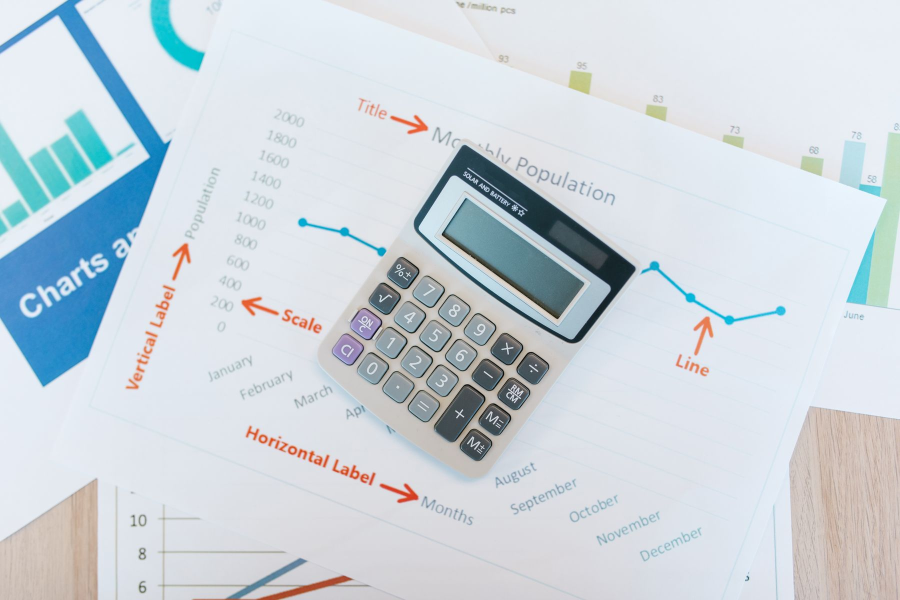
#> input picture engines/face-reels/library/photos/calculator-documents-7580854.jpg, 1800 x 1200 px (shown at 1/2 size)
$ python -i neardup.py   (imports and definitions only)
#> lines starting #> are read from the running program, lines starting #| are printed output that depends on the picture
#!/usr/bin/env python3
"""Near-duplicate gate for rendered slides (dHash + pHash, 64-bit each).

Compares every rendered slide JPEG under out/ (or the folders given) with every other one.
To stop "variants" that only flip polarity or direction, each pair is also compared after
mirroring and after inverting luminance; the smallest distance counts.
Slide 1 of each post is also compared as the 3:4 profile-grid crop.

Pair classes:
  cross-client  same post, different client    -> GATE
  cross-post    different post, different client -> GATE
  same-client   different post or format, same client -> info only (a client's own series and its
                story/square re-cuts are meant to look related)
  within-post   same post + client             -> info only (one template family is meant to repeat)

A pair fails the gate when one hash is <= NEAR and the other <= CORROBORATE (Hamming distance
out of 64; defaults 10 and 20).
Distances up to REVIEW are listed for a human look.

Usage: neardup.py [dirs...] [--near 10] [--review 16] [--json out/neardup.json]
Exit code 1 if any gated pair fails.
"""
import argparse
import itertools
import json
import sys
from pathlib import Path

import numpy as np
from PIL import Image

ROOT = Path(__file__).resolve().parent.parent


def _dct_matrix(n: int) -> np.ndarray:
    k = np.arange(n)
    m = np.cos(np.pi * (2 * k[None, :] + 1) * k[:, None] / (2 * n))
    m[0] *= 1 / np.sqrt(2)
    return m * np.sqrt(2 / n)


D32 = _dct_matrix(32)


def dhash(g: Image.Image) -> np.ndarray:
    a = np.asarray(g.resize((9, 8), Image.Resampling.LANCZOS), dtype=np.float32)
    return (a[:, 1:] > a[:, :-1]).flatten()


def phash(g: Image.Image) -> np.ndarray:
    a = np.asarray(g.resize((32, 32), Image.Resampling.LANCZOS), dtype=np.float32)
    d = D32 @ a @ D32.T
    low = d[:8, :8].flatten()
    med = np.median(low[1:])
    return low > med


def variants(g: Image.Image):
    inv = Image.eval(g, lambda v: 255 - v)
    return {
        "identity": g,
        "mirror": g.transpose(Image.Transpose.FLIP_LEFT_RIGHT),
        "invert": inv,
        "mirror+invert": inv.transpose(Image.Transpose.FLIP_LEFT_RIGHT),
    }


def load(path: Path, crop_grid=False):
#> called with crop_grid = False
    im = Image.open(path).convert("L")
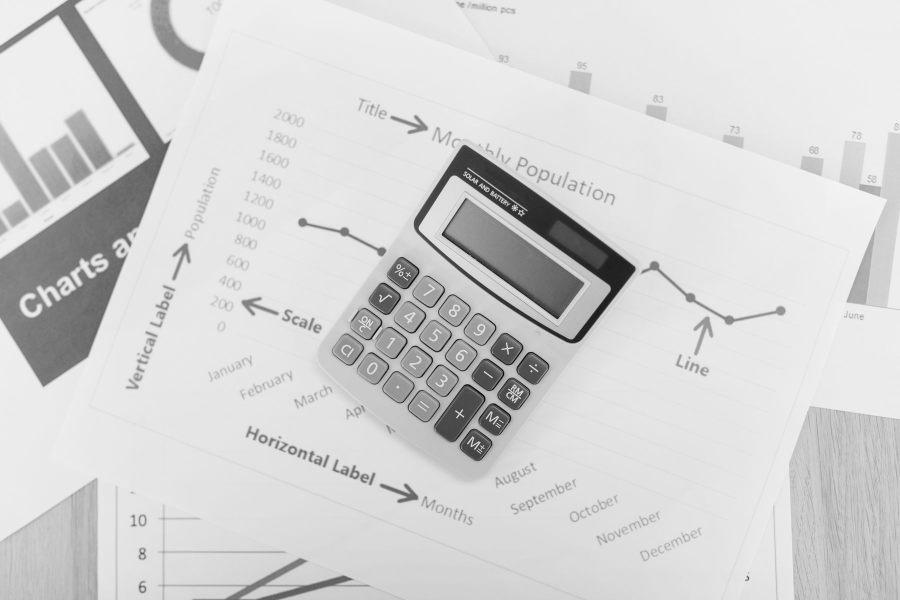
#> im: PIL image 1800x1200 L (shown at 1/2 size); min 0, max 249, mean 211.3
    if crop_grid:  # Instagram profile grid shows a centred 3:4 crop
        w, h = im.size
        if h / w > 4 / 3:  # 9:16 story: crop height
            ch = round(w * 4 / 3)
            y0 = (h - ch) // 2
            im = im.crop((0, y0, w, y0 + ch))
        else:  # 4:5 or 1:1: crop width
            cw = round(h * 3 / 4)
            x0 = (w - cw) // 2
            im = im.crop((x0, 0, x0 + cw, h))
    im = im.resize((256, 320), Image.Resampling.LANCZOS)
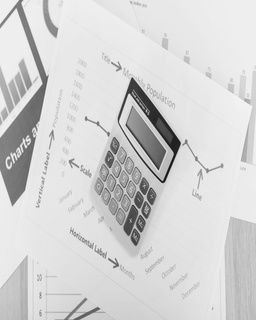
#> im: PIL image 256x320 L; min 15, max 245, mean 211.3
    return {k: (dhash(v), phash(v)) for k, v in variants(im).items()}
#> in variants, `inv = Image.eval(g, lambda v: 255 - v)`:
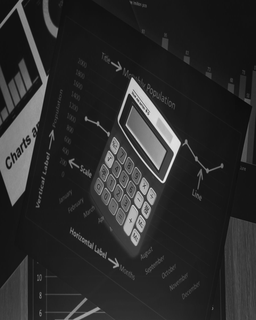
#> inv: PIL image 256x320 L; min 10, max 240, mean 43.7
#> in phash, `d = D32 @ a @ D32.T`:
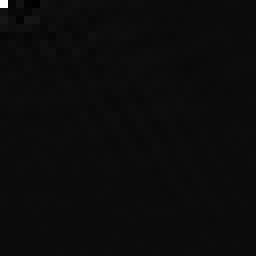
#> d: shape (32, 32) float64 (shown 8 times larger); min -327.3, max 6762.1, mean 7.3; drawn with min black and max white
#> in phash, `low = d[:8, :8].flatten()`: low = 64 values, max 6762.1 at index 0, min -327.3 at index 4, mean 105.6
#> in phash, `med = np.median(low[1:])`: med = -6.69
#> in phash (call 2), `a = np.asarray(g.resize((32, 32), Image.Resampling.LANCZOS), dtype=np...`:
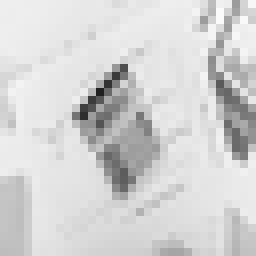
#> a: shape (32, 32) float32 (shown 8 times larger); min 32, max 251, mean 211.3
#> in phash (call 2), `low = d[:8, :8].flatten()`: low = 64 values, max 6762.1 at index 0, min -327.3 at index 4, mean 115.8
#> in phash (call 2), `med = np.median(low[1:])`: med = -5.1
#> in phash (call 3), `d = D32 @ a @ D32.T`:
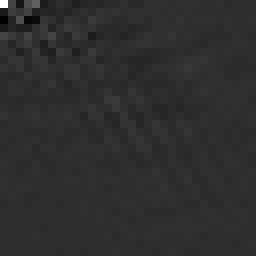
#> d: shape (32, 32) float64 (shown 8 times larger); min -309, max 1397.9, mean 0.7; drawn with min black and max white
#> in phash (call 3), `low = d[:8, :8].flatten()`: low = 64 values, max 1397.9 at index 0, min -309 at index 16, mean 21.94
#> in phash (call 3), `med = np.median(low[1:])`: med = 6.63
#> in phash (call 4), `a = np.asarray(g.resize((32, 32), Image.Resampling.LANCZOS), dtype=np...`:
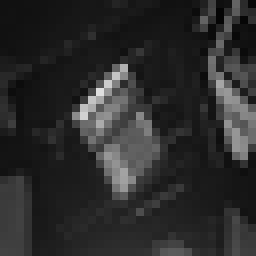
#> a: shape (32, 32) float32 (shown 8 times larger); min 4, max 223, mean 43.7
#> in phash (call 4), `low = d[:8, :8].flatten()`: low = 64 values, max 1397.9 at index 0, min -309 at index 16, mean 11.71
#> in phash (call 4), `med = np.median(low[1:])`: med = 5.09


def ham(a, b):
    return int(np.count_nonzero(a != b))


# [8 lines left out: function distance, not called in this run]


BASES = [ROOT / "out"]


# [85 lines left out: functions describe, main, not called in this run]


# [2 lines not run here, left out]

>>> result = load('../../face-reels/library/photos/calculator-documents-7580854.jpg')
#> result = 4 items

$ run again, on engines/face-reels/library/photos/keys-in-door-lock-7641991.jpg
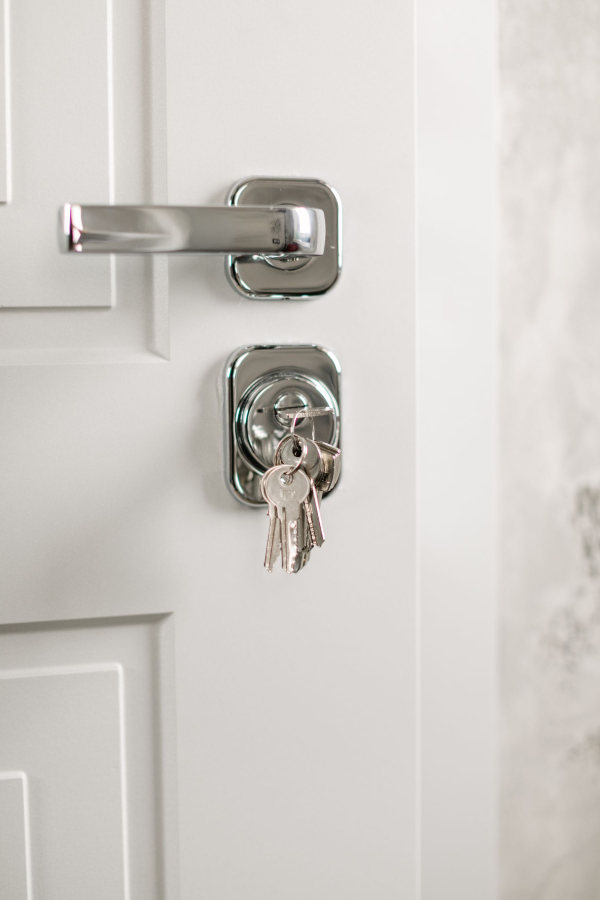
#> input picture engines/face-reels/library/photos/keys-in-door-lock-7641991.jpg, 1800 x 2700 px (shown at 1/3 size)
#> in variants, `inv = Image.eval(g, lambda v: 255 - v)`:
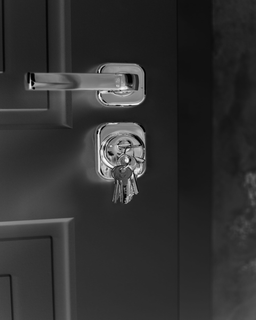
#> inv: PIL image 256x320 L; min 0, max 255, mean 48.5
#> low = 64 values, max 6606.7 at index 0, min -276.4 at index 1, mean 107.8
#> med = -0.592
#> in phash (call 4), `a = np.asarray(g.resize((32, 32), Image.Resampling.LANCZOS), dtype=np...`:
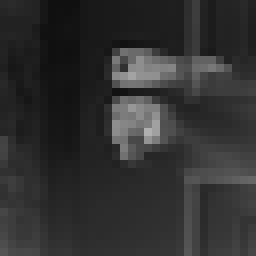
#> a: shape (32, 32) float32 (shown 8 times larger); min 15, max 176, mean 48.5
#> low = 64 values, max 1553.3 at index 0, min -276.4 at index 1, mean 20.4
#> med = -5.15
#> result = 4 items
